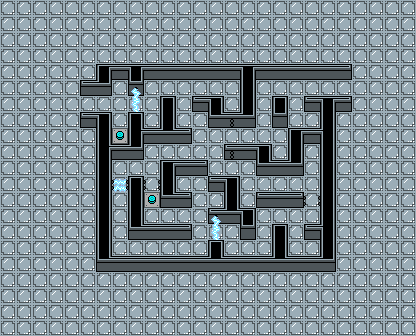

Below is a game level as drawn by its tile map, then a one-line description and the .tmx that defines it (tile-layer data replaced by summaries):
An orthogonal 26x21 tile map with 16x16 px tiles, 4 tile layers (floor, wall, cyan_button_off, cyan_door_init), 4 hidden layers not drawn, 3 tilesets and 4 objects (2x point, 2x collision).

<map version="1.5" tiledversion="2021.03.23" orientation="orthogonal" renderorder="right-down" width="26" height="21" tilewidth="16" tileheight="16" infinite="0" nextlayerid="11" nextobjectid="11">
 <tileset firstgid="1" source="../tileset/tileset.tsx" />
 <tileset firstgid="21" source="../tileset/button_cyan.tsx" />
 <tileset firstgid="23" source="../tileset/lasers_cyan.tsx" />
 <layer id="2" name="floor" width="26" height="21" locked="1">
  <data>[546 cells, 546 non-empty, 1 distinct tile ids]</data>
 </layer>
 <layer id="1" name="wall" width="26" height="21" locked="1">
  <data>[546 cells, 110 non-empty, 15 distinct tile ids]</data>
 </layer>
 <layer id="3" name="cyan_button_off" width="26" height="21" locked="1">
  <data>[546 cells, 2 non-empty, 1 distinct tile ids]</data>
 </layer>
 <layer id="5" name="cyan_button_on" width="26" height="21" visible="0" locked="1">
  <data>[546 cells, 2 non-empty, 1 distinct tile ids]</data>
 </layer>
 <layer id="4" name="cyan_door_init" width="26" height="21" locked="1">
  <data>[546 cells, 11 non-empty, 6 distinct tile ids]</data>
 </layer>
 <layer id="6" name="cyan_door_open" width="26" height="21" visible="0" locked="1">
  <data>[546 cells, 11 non-empty, 3 distinct tile ids]</data>
 </layer>
 <layer id="8" name="cyan_door_close1" width="26" height="21" visible="0" locked="1">
  <data>[546 cells, 11 non-empty, 3 distinct tile ids]</data>
 </layer>
 <layer id="9" name="cyan_door_close2" width="26" height="21" visible="0">
  <data>[546 cells, 11 non-empty, 3 distinct tile ids]</data>
 </layer>
 <objectgroup id="10" name="object">
  <object id="1" name="start" type="point" x="104" y="104">
   <point />
  </object>
  <object id="2" name="end" type="point" x="328" y="88">
   <point />
  </object>
  <object id="3" type="collision" x="80" y="96" width="16" height="16" />
  <object id="4" type="collision" x="336" y="80" width="16" height="16" />
 </objectgroup>
</map>
